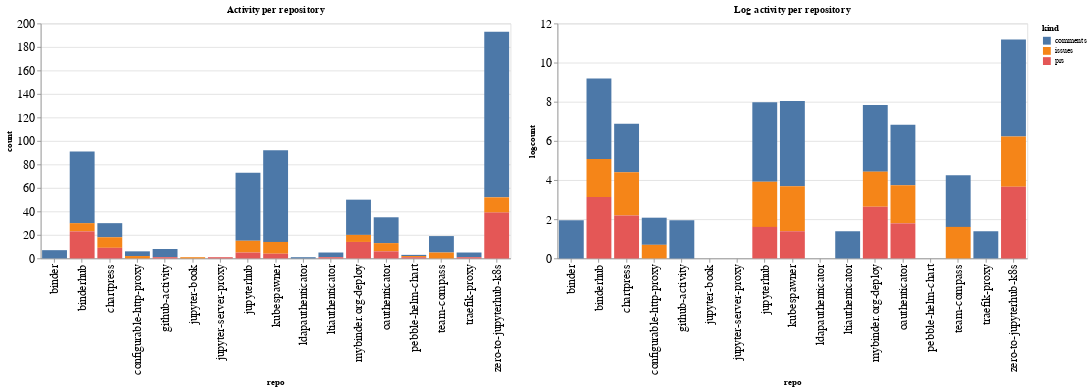

Write notebook code for a chart like this one.
### Code cell
ch1 = alt.Chart(repo_summaries, width=600, title="Activity per repository").mark_bar().encode(
    x='repo',
    y='count',
    color='kind',
    tooltip="kind"
)

ch2 = alt.Chart(repo_summaries, width=600, title="Log activity per repository").mark_bar().encode(
    x='repo',
    y='logcount',
    color='kind',
    tooltip="kind"
)

ch1 | ch2

### Figure 1 — Vega-Lite specification as saved in the notebook (floating-point values rounded to 4 significant figures)
{"config": {"axisLeft": {"labelFontSize": 15}, "axisBottom": {"labelFontSize": 15}}, "hconcat": [{"mark": "bar", "encoding": {"color": {"type": "nominal", "field": "kind"}, "tooltip": {"type": "nominal", "field": "kind"}, "x": {"type": "nominal", "field": "repo"}, "y": {"type": "quantitative", "field": "count"}}, "title": "Activity per repository", "width": 600}, {"mark": "bar", "encoding": {"color": {"type": "nominal", "field": "kind"}, "tooltip": {"type": "nominal", "field": "kind"}, "x": {"type": "nominal", "field": "repo"}, "y": {"type": "quantitative", "field": "logcount"}}, "title": "Log activity per repository", "width": 600}], "data": {"name": "data-5bf9fc78a7b1f9e4e466082b1dc5acb8"}, "$schema": "https://vega.github.io/schema/vega-lite/v4.8.1.json", "datasets": {"data-5bf9fc78a7b1f9e4e466082b1dc5acb8": [{"repo": "binder", "kind": "comments", "count": 7, "logcount": 1.946}, {"repo": "binderhub", "kind": "comments", "count": 61, "logcount": 4.111}, {"repo": "binderhub", "kind": "issues", "count": 7, "logcount": 1.946}, {"repo": "binderhub", "kind": "prs", "count": 23, "logcount": 3.135}, {"repo": "chartpress", "kind": "comments", "count": 12, "logcount": 2.485}, {"repo": "chartpress", "kind": "issues", "count": 9, "logcount": 2.197}, {"repo": "chartpress", "kind": "prs", "count": 9, "logcount": 2.197}, {"repo": "configurable-http-proxy", "kind": "comments", "count": 4, "logcount": 1.386}, {"repo": "configurable-http-proxy", "kind": "issues", "count": 2, "logcount": 0.6931}, {"repo": "github-activity", "kind": "comments", "count": 7, "logcount": 1.946}, {"repo": "github-activity", "kind": "prs", "count": 1, "logcount": 0.0}, {"repo": "jupyter-book", "kind": "issues", "count": 1, "logcount": 0.0}, {"repo": "jupyter-server-proxy", "kind": "prs", "count": 1, "logcount": 0.0}, {"repo": "jupyterhub", "kind": "comments", "count": 58, "logcount": 4.06}, {"repo": "jupyterhub", "kind": "issues", "count": 10, "logcount": 2.303}, {"repo": "jupyterhub", "kind": "prs", "count": 5, "logcount": 1.609}, {"repo": "kubespawner", "kind": "comments", "count": 78, "logcount": 4.357}, {"repo": "kubespawner", "kind": "issues", "count": 10, "logcount": 2.303}, {"repo": "kubespawner", "kind": "prs", "count": 4, "logcount": 1.386}, {"repo": "ldapauthenticator", "kind": "comments", "count": 1, "logcount": 0.0}, {"repo": "ltiauthenticator", "kind": "comments", "count": 4, "logcount": 1.386}, {"repo": "ltiauthenticator", "kind": "prs", "count": 1, "logcount": 0.0}, {"repo": "mybinder.org-deploy", "kind": "comments", "count": 30, "logcount": 3.401}, {"repo": "mybinder.org-deploy", "kind": "issues", "count": 6, "logcount": 1.792}, {"repo": "mybinder.org-deploy", "kind": "prs", "count": 14, "logcount": 2.639}, {"repo": "oauthenticator", "kind": "comments", "count": 22, "logcount": 3.091}, {"repo": "oauthenticator", "kind": "issues", "count": 7, "logcount": 1.946}, {"repo": "oauthenticator", "kind": "prs", "count": 6, "logcount": 1.792}, {"repo": "pebble-helm-chart", "kind": "comments", "count": 1, "logcount": 0.0}, {"repo": "pebble-helm-chart", "kind": "issues", "count": 1, "logcount": 0.0}, {"repo": "pebble-helm-chart", "kind": "prs", "count": 1, "logcount": 0.0}, {"repo": "team-compass", "kind": "comments", "count": 14, "logcount": 2.639}, {"repo": "team-compass", "kind": "issues", "count": 5, "logcount": 1.609}, {"repo": "traefik-proxy", "kind": "comments", "count": 4, "logcount": 1.386}, {"repo": "traefik-proxy", "kind": "prs", "count": 1, "logcount": 0.0}, {"repo": "zero-to-jupyterhub-k8s", "kind": "comments", "count": 141, "logcount": 4.949}, {"repo": "zero-to-jupyterhub-k8s", "kind": "issues", "count": 13, "logcount": 2.565}, {"repo": "zero-to-jupyterhub-k8s", "kind": "prs", "count": 39, "logcount": 3.664}]}}
